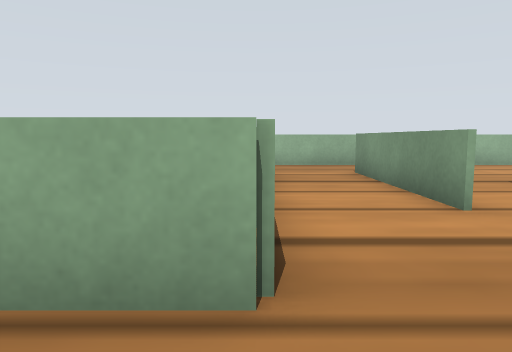
view 1 (above)

17 first-person views from a walk through a Gazebo world. The camera is 0.09 m above the floor, tilts 6° down and sees 70° across. The floor is counted in squares, 0.1 m on a side. Each view is taken from the middle of a square. On the plan, view 1 faces up. The plan holds only what a view shows up to about 12 squares ahead; the rest is blank. The place goes on beyond the plan. Gazebo's built-in surfaces are drawn with simple patterns.

view 2
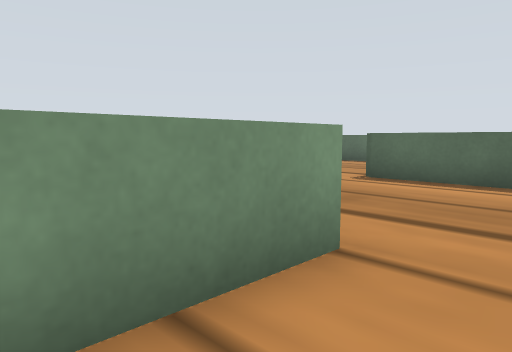

view 3
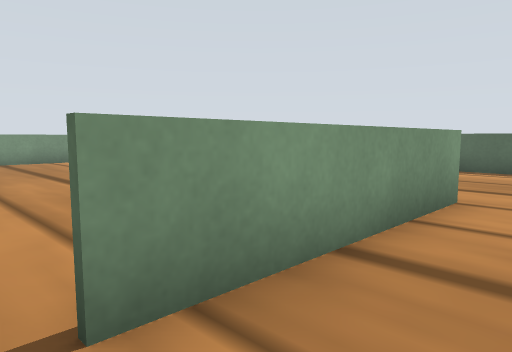

view 4
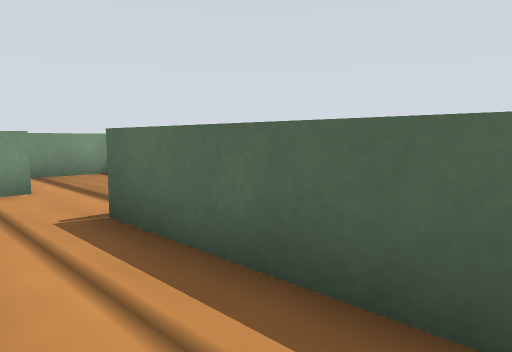

view 5
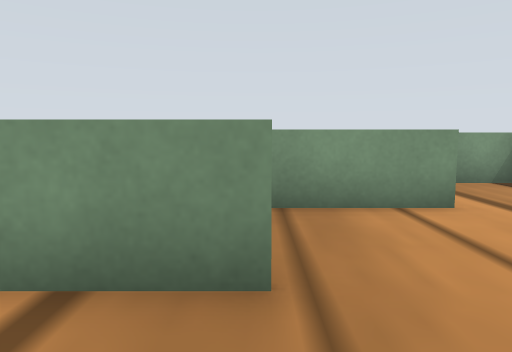

view 6
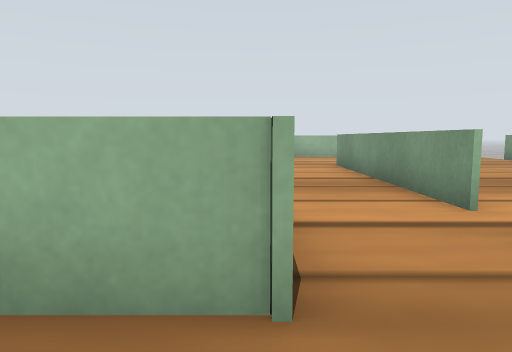

view 7
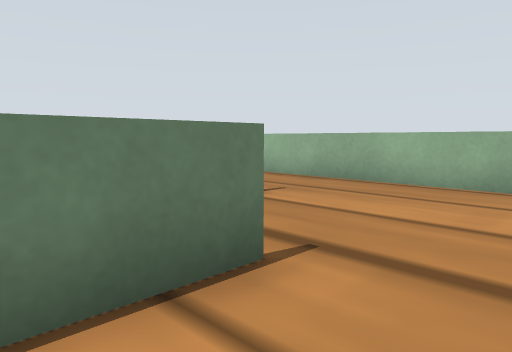

view 8
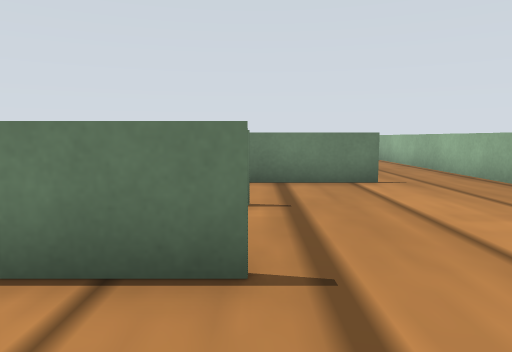

view 9
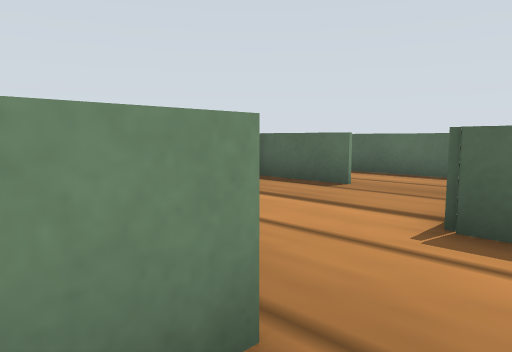

view 10
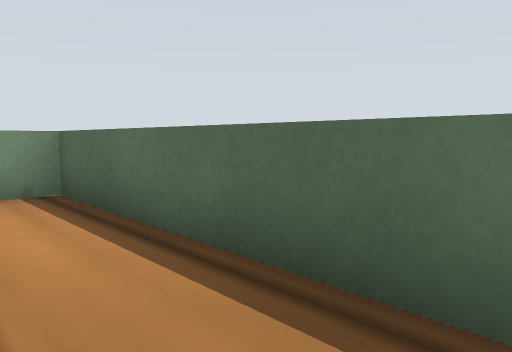

view 11
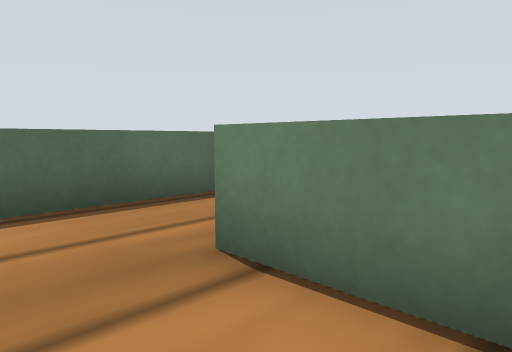

view 12
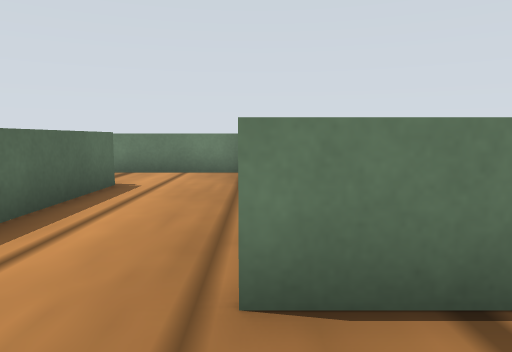

view 13
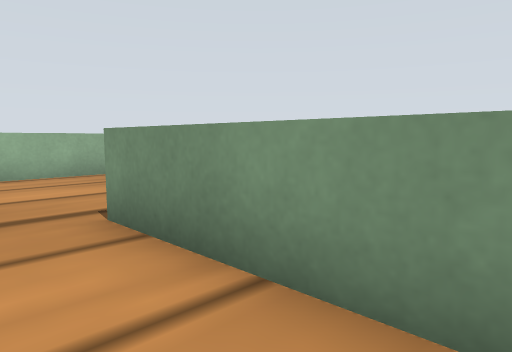

view 14
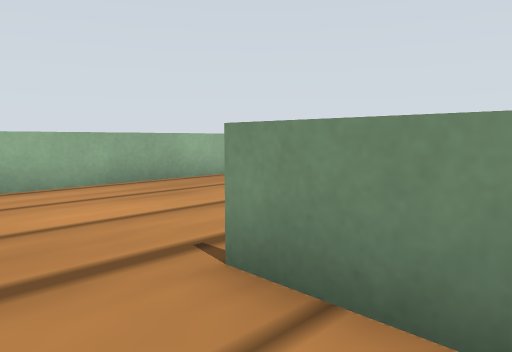

view 15
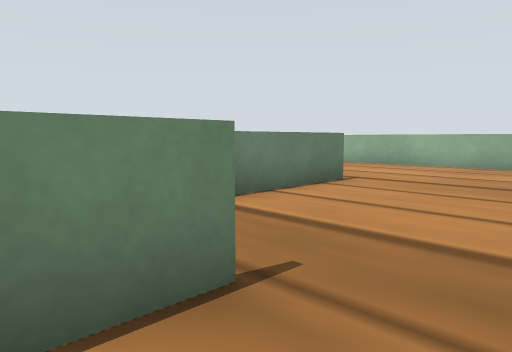

view 16
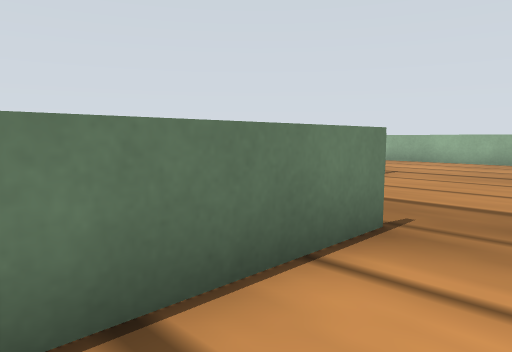

view 17
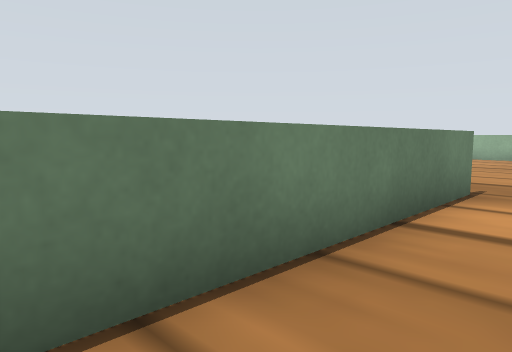

### Floor plan
Points are (right, up) in squares from view 1. A wall is a line through its corners. A room is listed if a view was taken in it or the views show most of it. See-through windows are left out.
Room 1 (views 1, 2, 3, 4, 5, 7, 9, 11, 12, 13, 14)
walls: (2.6, 4.4) (2.6, 9.5); (5.2, 3.4) (5.2, 1.9); (5.2, 7) (5.2, 5.2); (5.1, 1.9) (5.1, 3.5); (7.7, 7) (7.7, 3.8); (2.7, 9.5) (2.7, 6.9); (5.2, -1.2) (5.2, -3.2); (7.6, -0.6) (7.6, 7); (0, -0.7) (5.2, -0.7); (9.5, 12) (-2.1, 12); (7.6, -3.2) (10.2, -3.2) (10.2, -1.1)
ways out: opening at (6.5, -3) to room 2; opening at (10, 7) to room 3; opening at (-2.5, 11.5); opening at (0, 0.5)
Room 2 (views 6, 10)
walls: (5.2, -3.2) (3.6, -3.2); (3.1, -5.8) (10.2, -5.8) (10.2, -5)
ways out: opening at (6.5, -3) to room 1
Room 3 (views 8, 15, 16, 17)
walls: (10.3, 1.5) (10.3, -4.9); (15.2, 7) (15.2, 7.5); (12, 12) (9.5, 12)
ways out: opening at (10, 7) to room 1

Where each view was taken, in squares from view 1:
view 1: 0 up, 0 right, facing up
view 2: 7 up, 1 right, facing down-right
view 3: 10 up, 1 right, facing down-right
view 4: 1 up, 1 right, facing down-right
view 5: 2 up, 3 right, facing right
view 6: 5 down, 5 right, facing up
view 7: 5 up, 7 right, facing up-left
view 8: 7 up, 10 right, facing left
view 9: 3 up, 4 right, facing down-right
view 10: 4 down, 4 right, facing down-right
view 11: 1 down, 7 right, facing down-left
view 12: 2 up, 7 right, facing left
view 13: 3 up, 6 right, facing up-right
view 14: 5 up, 6 right, facing up-right
view 15: 0 up, 12 right, facing up-left
view 16: 2 down, 12 right, facing up-left
view 17: 5 down, 12 right, facing up-left
